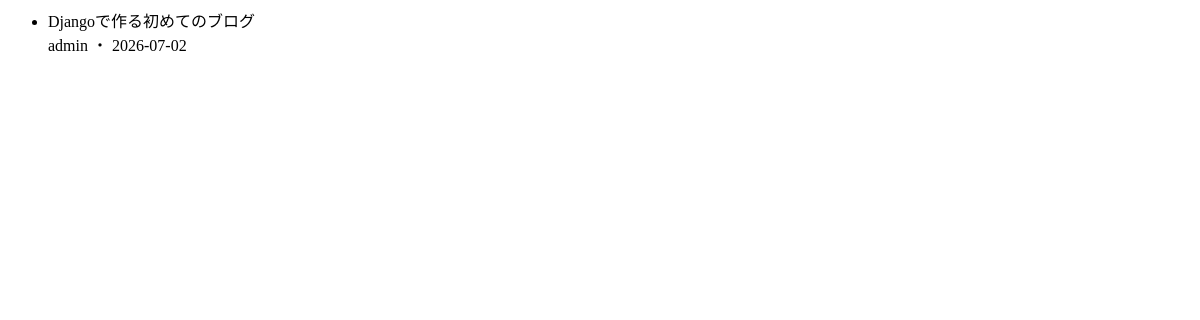
The app's page /articles/search/, older data.
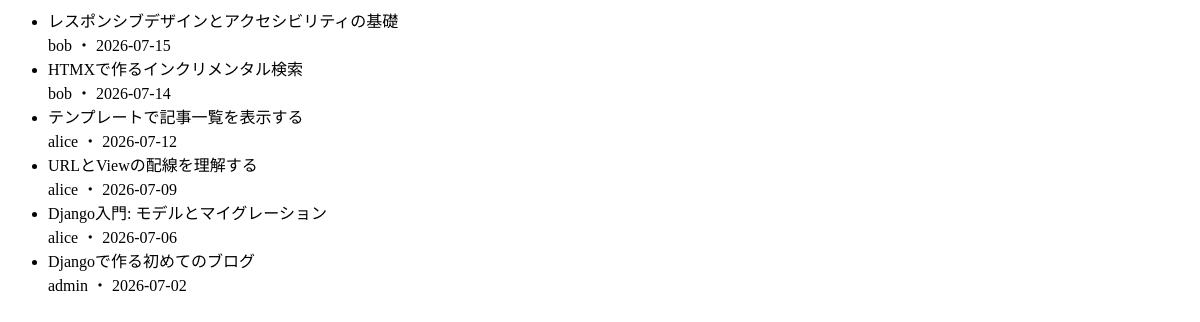
The same page, newer data.
### blog/models.py (models this page shows, shortened)
class Article(models.Model):
    title = models.CharField(max_length=255)
    content = models.TextField()
    author = models.ForeignKey(
        settings.AUTH_USER_MODEL,
        on_delete=models.CASCADE,
        related_name="articles",
    )
    created_at = models.DateTimeField(auto_now_add=True)
    updated_at = models.DateTimeField(auto_now=True)
    class Meta:
        ordering = ["-created_at"]

### blog/views.py (the view)
# urls.py: path('articles/search/', views.article_search, name='article_search'),
def article_search(request):
    articles = _filter_articles(request)
    return render(request, "blog/_article_list_results.html", {"articles": articles})

### blog/views.py (called while the page is built)
def _filter_articles(request):
    articles = Article.objects.all()
    keyword = request.GET.get("q", "").strip()
    if keyword:
        articles = articles.filter(Q(title__icontains=keyword) | Q(content__icontains=keyword))
    author_id = request.GET.get("author", "").strip()
    if author_id:
        articles = articles.filter(author_id=author_id)
    date_value = request.GET.get("date", "").strip()
    if date_value:
        articles = articles.filter(created_at__date=date_value)
    return articles

### blog/templates/blog/_article_list_results.html
{% if articles %}
<ul class="article-list">
    {% for article in articles %}
        <li>
            <div class="article-list__title">{{ article.title }}</div>
            <div class="article-list__meta">{{ article.author.username }} ・ {{ article.created_at|date:"Y-m-d" }}</div>
        </li>
    {% endfor %}
</ul>
{% else %}
<p class="article-list__empty">該当する記事が見つかりませんでした。</p>
{% endif %}

Row changes from the older to the newer data that the page shows:
added Article: title "レスポンシブデザインとアクセシビリティの基礎", author.username "bob", created_at "2026-07-15"
added Article: title "HTMXで作るインクリメンタル検索", author.username "bob", created_at "2026-07-14"
added Article: title "テンプレートで記事一覧を表示する", author.username "alice", created_at "2026-07-12"
added Article: title "URLとViewの配線を理解する", author.username "alice", created_at "2026-07-09"
added Article: title "Django入門: モデルとマイグレーション", author.username "alice", created_at "2026-07-06"
